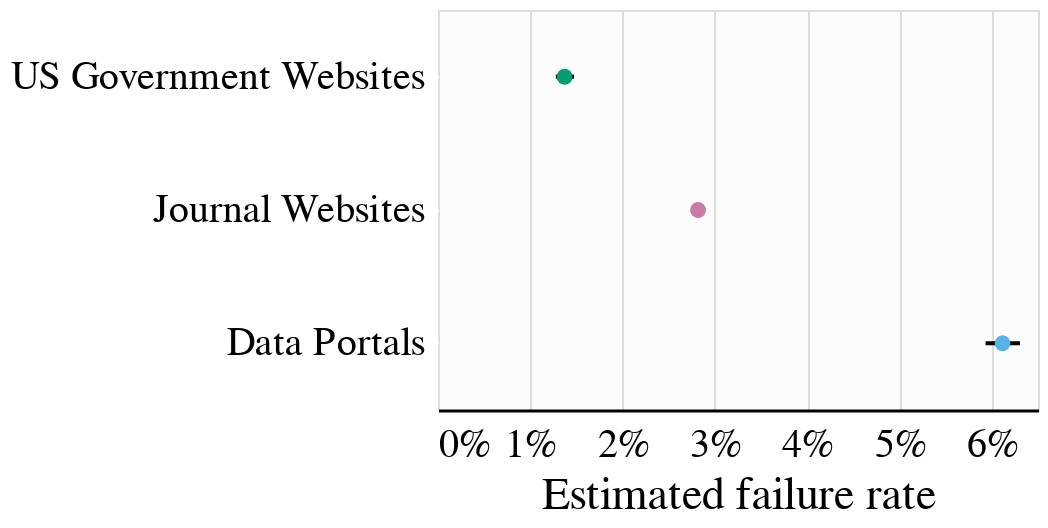

Here is the notebook cell this chart was saved with:
### Code cell
base = alt.Chart(df_overall).mark_circle(
    size=60,
    opacity=1
).encode(
    alt.Y('web_type:N', title=None, sort=['US Government Websites', 'Journal Websites', 'Data Portals']),
    alt.X('fail_rate_meta:Q', title='Estimated failure rate').axis(format='.0%'),
    alt.Color('web_type:N').scale(range=list(COLORS.values()), domain=list(COLORS.keys())).legend(None),
    tooltip=[
        alt.Tooltip('web_type:N', title='Resource Category'),
        alt.Tooltip('fail_rate_meta', format='.4f', title='Estimated Failure Rate'),
    ]
).properties(
    height=200,
    width=300
)

error = base.mark_errorbar(
    thickness=2,
    color='black'
).encode(
    alt.X('ci_95L', title='Estimated failure rate'),
    alt.X2('ci_95U'),
    color=alt.value('black')
)

plot = base + error + base

"""
Save for the manuscript figures and website plots
"""
plot.save(f'../data/{TIME_STAMP_FOLDER_NAME}/figures/resource-category-estimated.png', scale_factor=8)
plot.save(f'../data/{TIME_STAMP_FOLDER_NAME}/website/resource-category-estimated.json')

plot

### Figure 1 — Vega-Lite specification as saved in the notebook (floating-point values rounded to 4 significant figures)
{"config": {"title": {"dy": 1, "fontSize": 22, "fontWeight": 400, "align": "center", "anchor": "middle", "subtitleColor": "grey", "subtitleFontSize": 22}, "view": {"fill": "#FCFCFC"}, "header": {"titleFontSize": 30, "labelFontSize": 30, "labelFontWeight": 300}, "axis": {"titleFontSize": 23, "titleFontWeight": 400, "labelFontSize": 20, "labelFontWeight": 400, "labelLimit": 1000, "domainWidth": 1.5, "domainColor": "black", "tickColor": "white", "domain": false}, "axisX": {"domain": true}, "legend": {"titleFontSize": 23, "titleFontWeight": 400, "labelFontSize": 23, "labelLimit": 1000, "strokeColor": "#F4F6F7", "padding": 15}}, "layer": [{"mark": {"type": "circle", "opacity": 1, "size": 60}, "encoding": {"color": {"field": "web_type", "legend": null, "scale": {"range": ["#56B4E9", "#CC79A7", "#009E73"], "domain": ["Data Portals", "Journal Websites", "US Government Websites"]}, "type": "nominal"}, "tooltip": [{"field": "web_type", "title": "Resource Category", "type": "nominal"}, {"field": "fail_rate_meta", "format": ".4f", "title": "Estimated Failure Rate", "type": "quantitative"}], "x": {"axis": {"format": ".0%"}, "field": "fail_rate_meta", "title": "Estimated failure rate", "type": "quantitative"}, "y": {"field": "web_type", "sort": ["US Government Websites", "Journal Websites", "Data Portals"], "title": null, "type": "nominal"}}}, {"mark": {"type": "errorbar", "color": "black", "thickness": 2}, "encoding": {"color": {"value": "black"}, "tooltip": [{"field": "web_type", "title": "Resource Category", "type": "nominal"}, {"field": "fail_rate_meta", "format": ".4f", "title": "Estimated Failure Rate", "type": "quantitative"}], "x": {"field": "ci_95L", "title": "Estimated failure rate", "type": "quantitative"}, "x2": {"field": "ci_95U"}, "y": {"field": "web_type", "sort": ["US Government Websites", "Journal Websites", "Data Portals"], "title": null, "type": "nominal"}}}, {"mark": {"type": "circle", "opacity": 1, "size": 60}, "encoding": {"color": {"field": "web_type", "legend": null, "scale": {"range": ["#56B4E9", "#CC79A7", "#009E73"], "domain": ["Data Portals", "Journal Websites", "US Government Websites"]}, "type": "nominal"}, "tooltip": [{"field": "web_type", "title": "Resource Category", "type": "nominal"}, {"field": "fail_rate_meta", "format": ".4f", "title": "Estimated Failure Rate", "type": "quantitative"}], "x": {"axis": {"format": ".0%"}, "field": "fail_rate_meta", "title": "Estimated failure rate", "type": "quantitative"}, "y": {"field": "web_type", "sort": ["US Government Websites", "Journal Websites", "Data Portals"], "title": null, "type": "nominal"}}}], "data": {"name": "data-427cea509b75367edae092237786bf3d"}, "height": 200, "width": 300, "$schema": "https://vega.github.io/schema/vega-lite/v5.15.1.json", "datasets": {"data-427cea509b75367edae092237786bf3d": [{"web_type": "Journal Websites", "country": "ALL", "publisher": "ALL", "fail_rate_meta": 0.02817, "se": 0.0137, "ci_95L": 0.02745, "ci_95U": 0.02892, "total_violations": 208412, "total_checks": 4979617, "units": 4941}, {"web_type": "US Government Websites", "country": "ALL", "publisher": "ALL", "fail_rate_meta": 0.01372, "se": 0.03706, "ci_95L": 0.01277, "ci_95U": 0.01474, "total_violations": 11435, "total_checks": 717945, "units": 4941}, {"web_type": "Data Portals", "country": "ALL", "publisher": "ALL", "fail_rate_meta": 0.06116, "se": 0.01653, "ci_95L": 0.05932, "ci_95U": 0.06304, "total_violations": 11435, "total_checks": 717945, "units": 4941}]}}
